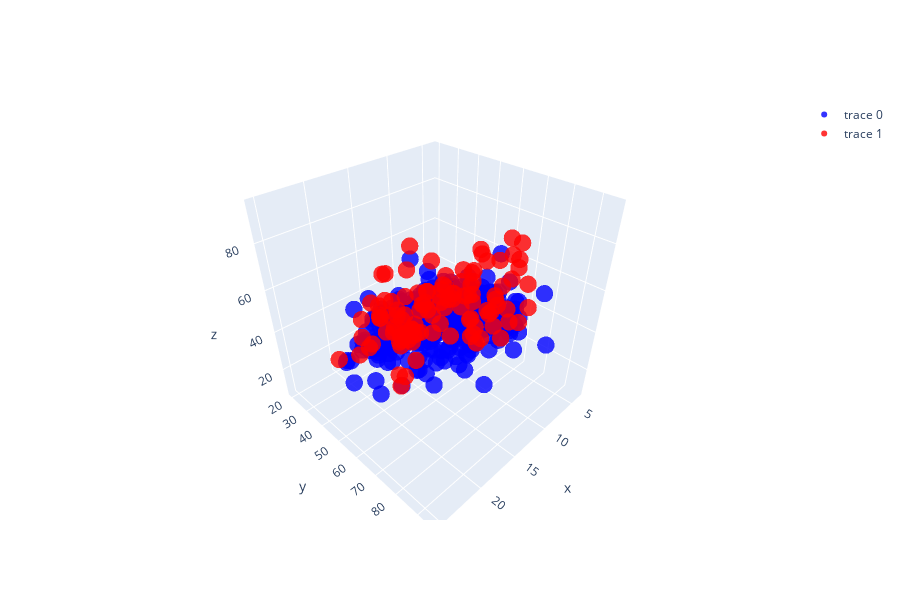

This figure's notebook cell:
### Code cell
# plot the data in 3D

nEvents = 500
if nEvents > brisbane_slim.shape[0]: 
    nEvents = brisbane_slim.shape[0]

# I'm plotting 3 variables at the same time:
# 0: MinTemp
# 6: Humidity9am 
# 7: Hummidity3pm

Phi = brisbane_slim.iloc[0:nEvents,[0,6,7]]

y = brisbane_slim.iloc[0:nEvents, -1]

plot_3D(Phi,y)

### Figure 1 — Plotly figure (JSON) as saved in the notebook; plotly's stock layout.template omitted (floating-point values rounded to 4 significant figures; data arrays with more than 128 entries replaced by an {"elided": "..."} marker saying what was removed)
{"data": [{"marker": {"color": "blue", "opacity": 0.8, "size": 6}, "mode": "markers", "type": "scatter3d", "x": {"elided": "389 float values"}, "y": {"elided": "389 int values"}, "z": {"elided": "389 int values"}}, {"marker": {"color": "red", "opacity": 0.8, "size": 6}, "mode": "markers", "type": "scatter3d", "x": [12.3, 12.9, 14.5, 16.7, 16.5, 12.5, 8, 11.4, 12.5, 14.5, 15, 15.6, 15, 16.4, 16.2, 15.4, 15.6, 17.4, 14.8, 18.6, 19.5, 22.9, 17.7, 21, 19.6, 17, 18.2, 18.4, 23, 18.2, 19.5, 19.9, 24.5, 21.8, 21.4, 20.5, 22.1, 22.2, 20.3, 23.8, 20.8, 20.6, 23.2, 21.8, 20.9, 25, 24.2, 25.2, 23.1, 21.1, 23, 24.4, 21.7, 20.6, 20.1, 21.6, 22.3, 21.7, 23.6, 20.7, 21.9, 20.6, 19.9, 20.4, 19.2, 20.2, 19.9, 19, 20.1, 19, 21.1, 20.1, 21.4, 20, 17, 17.7, 18.3, 19.3, 19.7, 14, 16.6, 15.6, 17, 16.7, 13.2, 15.1, 16.8, 14.6, 12.8, 13.6, 14.5, 14.1, 15.2, 12.7, 14.7, 16.8, 12.7, 11.6, 11.7, 13.7, 15.5, 17.1, 13, 18.3, 18.9, 18.1, 17.9, 18.3, 16.8, 18.8, 20.9], "y": [81, 83, 94, 80, 93, 73, 64, 64, 68, 69, 58, 90, 78, 50, 87, 85, 77, 62, 55, 67, 85, 65, 62, 61, 74, 91, 84, 68, 41, 53, 80, 91, 68, 60, 58, 66, 64, 62, 49, 60, 65, 63, 74, 85, 62, 64, 84, 81, 73, 67, 80, 66, 62, 91, 91, 65, 76, 72, 76, 59, 70, 88, 69, 75, 73, 65, 61, 63, 81, 67, 93, 83, 72, 70, 62, 73, 74, 90, 89, 64, 69, 69, 92, 93, 77, 85, 68, 80, 67, 71, 76, 82, 93, 73, 90, 95, 89, 83, 75, 68, 64, 54, 61, 56, 50, 61, 59, 73, 47, 62, 46], "z": [89, 63, 73, 65, 71, 77, 41, 66, 57, 70, 50, 92, 86, 57, 65, 73, 53, 62, 59, 67, 91, 69, 60, 64, 89, 84, 70, 65, 35, 56, 78, 75, 64, 65, 67, 66, 61, 66, 61, 60, 57, 59, 47, 86, 57, 58, 77, 80, 51, 66, 62, 61, 82, 91, 73, 73, 70, 62, 68, 79, 61, 82, 59, 80, 60, 57, 48, 49, 84, 56, 94, 67, 65, 76, 62, 80, 78, 67, 93, 59, 63, 67, 65, 87, 58, 70, 65, 64, 60, 64, 86, 84, 68, 43, 89, 92, 76, 87, 62, 62, 66, 72, 58, 25, 60, 54, 85, 62, 47, 54, 53]}], "layout": {"height": 600, "scene": {"aspectmode": "manual", "aspectratio": {"x": 1, "y": 1, "z": 1}}, "width": 900}}
